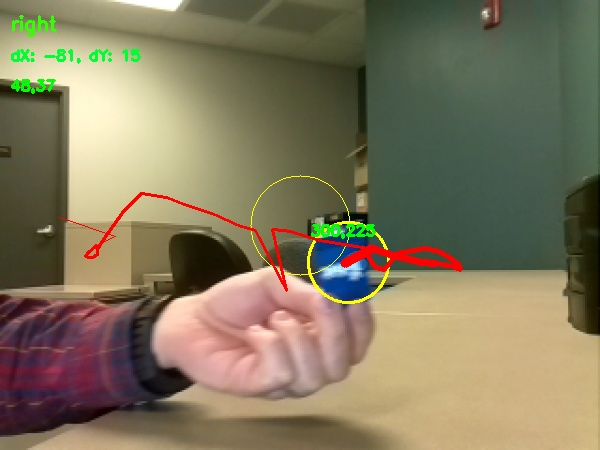
#> input picture robot-scripts/picture.jpg, 600 x 450 px
$ python faceDetection.py --face haarcascade_frontalface_default.xml --image picture.jpg
#> lines starting #> are read from the running program, lines starting #| are printed output that depends on the picture
### src/Vision.py
from threading import Thread, Event
import cv2
#import time
import datetime
import uuid
import os

#This class is used to approximate the processing frames per second
#This class has no functional purpose per se, strictly for information
class FPS:
    # [4 lines left out: function __init__, not called in this run]

    def start(self):
        self._start = datetime.datetime.now()
        return self

    def stop(self):
        self._end = datetime.datetime.now()

    def update(self):
        self._numFrames += 1

    def elapsed(self):
        return(self._end - self._start).total_seconds()

    def fps(self):
        return self._numFrames / self.elapsed()

#This class threads the camera read
class WebcamVideoStream:
    # [19 lines left out: functions __init__, start, update, not called in this run]

    def read(self):
        return self.frame

    # [4 lines left out: function stop, not called in this run]

class PiVideoStream:
    # [29 lines left out: functions __init__, start, update, not called in this run]

    def read(self):
        return self.frame

    def stop(self):
        self.stopped = True


class VideoStream:
    # [5 lines left out: function __init__, not called in this run]

    def start(self):
        return self.stream.start()

    def update(self):
        self.stream.update()

    def read(self):
        return self.stream.read()

    def stop(self):
        self.stream.stop()

class TempImage:
	# [4 lines left out: function __init__, not called in this run]

	def cleanup(self):
		# remove the file
		os.remove(self.path)


class FaceDetector:
	def __init__(self, faceCascadePath):
		self.faceCascade = cv2.CascadeClassifier(faceCascadePath)

	def detect(self, image, scaleFactor =1.1, minNeighbors=5, minSize=(30,30)):
		rects = self.faceCascade.detectMultiScale(image, scaleFactor=scaleFactor, minNeighbors=minNeighbors, minSize=minSize, flags=cv2.CASCADE_SCALE_IMAGE)
		return rects

	def test(self):
		print("yes")


### robot-scripts/faceDetection.py
#from __future__ import print_function
import sys

sys.path.insert(0, "/home/pi/csrbot/robot-api")

from Vision import FaceDetector
from multiprocessing.pool import ThreadPool
#from multiprocessing import Queue
from VideoStream import VideoStream
import imutils
import numpy as np
import argparse
import time
import cv2

ap = argparse.ArgumentParser()
ap.add_argument("-f", "--face", required=True, help="try something like /home/<user>/opencv-<version>/data/haarcascades/haarcascade_frontalface_default.xml")
ap.add_argument("-i", "--image", help="path to image")
ap.add_argument("-p", "--picamera", type=int, default=1, help="use piCam? 1 for yes, 0 for no")
#ap.add_argument("-v", "--video", help="path to video")

args = vars(ap.parse_args())

fd = cv2.CascadeClassifier(args["face"])

def fdet(gray):
    return fd.detectMultiScale(gray, scaleFactor=1.2, minNeighbors=5, minSize=(48,48))

def detectStream():
    i = 0
    t1 = time.time()
    t2 = time.time()
    pool = ThreadPool(processes=1)

    stream = VideoStream().start()
    time.sleep(.5)
    try:
        while(True):
            frame = stream.read()
            frame = imutils.resize(frame, width=600, height=400)
            gray = cv2.cvtColor(frame, cv2.COLOR_BGR2GRAY)

            async_result = pool.apply_async(fdet, (gray,))
            faceRects = async_result.get()

            for (x,y,w,h) in faceRects:
                if w > 0:
                    cv2.rectangle(frame, (x,y), (x+int(1.25*w), y+int(1.25*h)), (0,255,0), 2)
                    t2 = time.time()
                    if(t2 - t1 > 1):
                        cv2.imwrite("face%d.jpg" %i, frame)
                        i = i + 1
                        t1  = t2

            cv2.imshow("frame", frame)

            if(cv2.waitKey(1) & 0xFF == ord("q")):
                break
    except KeyboardInterrupt:
        cv2.destroyAllWindows()
        stream.stop()
        print("ending routine...")

def detectImage():
    image = cv2.imread(args["image"])
#> image is the input picture: shape (450, 600, 3); mean B, G, R 93.7, 120.5, 129.4
    gray = cv2.cvtColor(image, cv2.COLOR_BGR2GRAY)
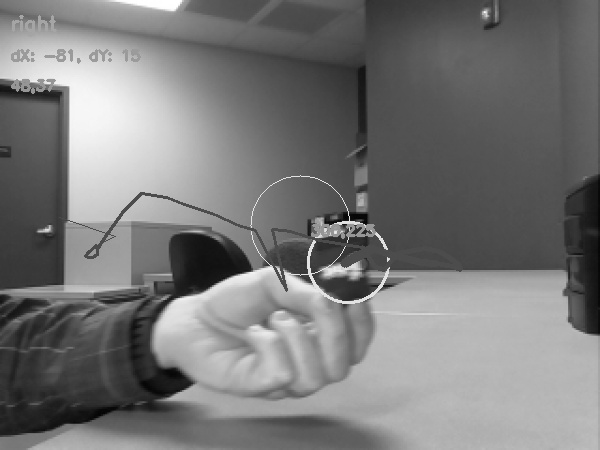
#> gray: shape (450, 600); min 2, max 255, mean 120.1

    fd = FaceDetector(args["face"])
    #fd = FaceDetector("~/opencv-tmp/opencv-3/data/haarcascades/haarcascade_frontalface_default.xml")

    faceRects = fd.detect(gray, scaleFactor=1.1, minNeighbors=5, minSize=(30,30))
#> in detect, `rects = self.faceCascade.detectMultiScale(image, scaleFactor=scaleFact..`: rects = ()
#> faceRects = ()

    print("found {} face(s)".format(len(faceRects)))
#| found 0 face(s)

    for (x,y,w,h) in faceRects:
        cv2.rectangle(image, (x,y), (x+w, y+h), (0,255,0), 2)
#> this loop made 0 passes

    cv2.imshow("Faces", image)
    cv2.waitKey(0)

if args["image"] is not None:
    detectImage()
else:
    detectStream()

$ run again, on robot-scripts/capture0.jpg
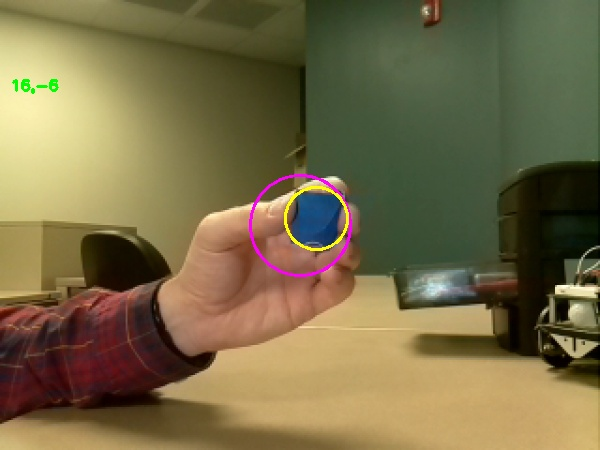
#> input picture robot-scripts/capture0.jpg, 600 x 450 px
#> in detectImage, image is the input picture: shape (450, 600, 3); mean B, G, R 71.8, 108.5, 120.1
#> in detectImage, `gray = cv2.cvtColor(image, cv2.COLOR_BGR2GRAY)`:
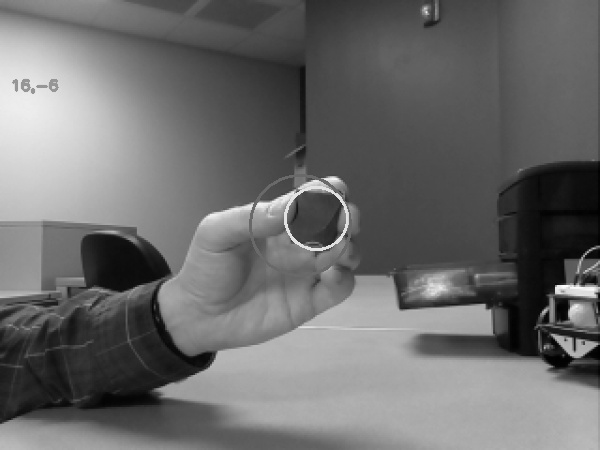
#> gray: shape (450, 600); min 0, max 252, mean 107.8
#> rects = ()
#| found 0 face(s)
